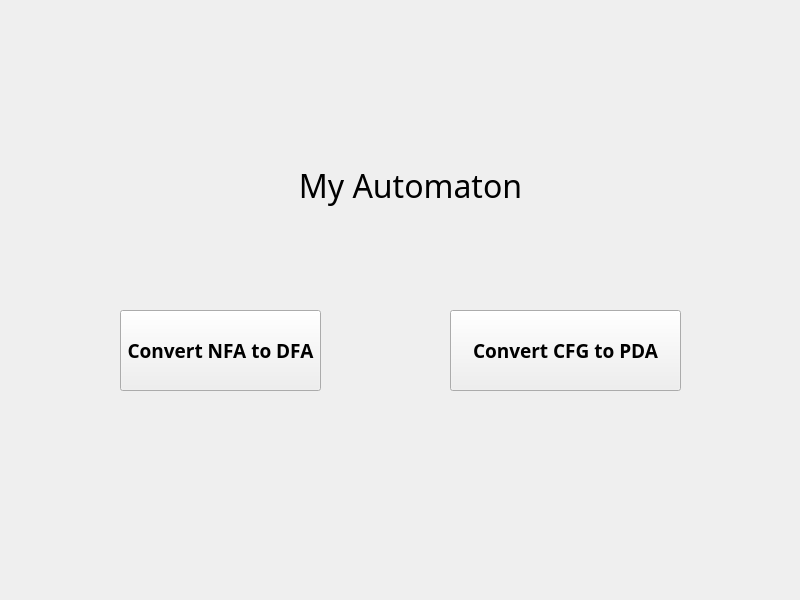
<?xml version="1.0" encoding="UTF-8"?>
<ui version="4.0">
 <class>Widget</class>
 <widget class="QWidget" name="Widget">
  <property name="geometry">
   <rect>
    <x>0</x>
    <y>0</y>
    <width>800</width>
    <height>600</height>
   </rect>
  </property>
  <property name="windowTitle">
   <string>My Automaton</string>
  </property>
  <property name="windowIcon">
   <iconset resource="resources.qrc">
    <normaloff>:/icons8-bot-48.png</normaloff>:/icons8-bot-48.png</iconset>
  </property>
  <widget class="QPushButton" name="convertNFAtoDFA">
   <property name="geometry">
    <rect>
     <x>120</x>
     <y>310</y>
     <width>201</width>
     <height>81</height>
    </rect>
   </property>
   <property name="font">
    <font>
     <family>Bahnschrift SemiBold</family>
     <pointsize>14</pointsize>
     <bold>true</bold>
    </font>
   </property>
   <property name="text">
    <string>Convert NFA to DFA</string>
   </property>
  </widget>
  <widget class="QPushButton" name="convertCFGtoPDA">
   <property name="geometry">
    <rect>
     <x>450</x>
     <y>310</y>
     <width>231</width>
     <height>81</height>
    </rect>
   </property>
   <property name="font">
    <font>
     <family>Bahnschrift SemiBold</family>
     <pointsize>14</pointsize>
     <bold>true</bold>
    </font>
   </property>
   <property name="text">
    <string>Convert CFG to PDA</string>
   </property>
  </widget>
  <widget class="QLabel" name="AppName">
   <property name="geometry">
    <rect>
     <x>230</x>
     <y>130</y>
     <width>361</width>
     <height>111</height>
    </rect>
   </property>
   <property name="font">
    <font>
     <family>MV Boli</family>
     <pointsize>24</pointsize>
     <bold>false</bold>
    </font>
   </property>
   <property name="acceptDrops">
    <bool>false</bool>
   </property>
   <property name="text">
    <string>My Automaton</string>
   </property>
   <property name="textFormat">
    <enum>Qt::RichText</enum>
   </property>
   <property name="alignment">
    <set>Qt::AlignCenter</set>
   </property>
   <property name="textInteractionFlags">
    <set>Qt::NoTextInteraction</set>
   </property>
  </widget>
  <widget class="QLabel" name="logo">
   <property name="geometry">
    <rect>
     <x>170</x>
     <y>160</y>
     <width>51</width>
     <height>51</height>
    </rect>
   </property>
   <property name="text">
    <string/>
   </property>
  </widget>
 </widget>
 <resources>
  <include location="resources.qrc"/>
 </resources>
 <connections/>
</ui>
